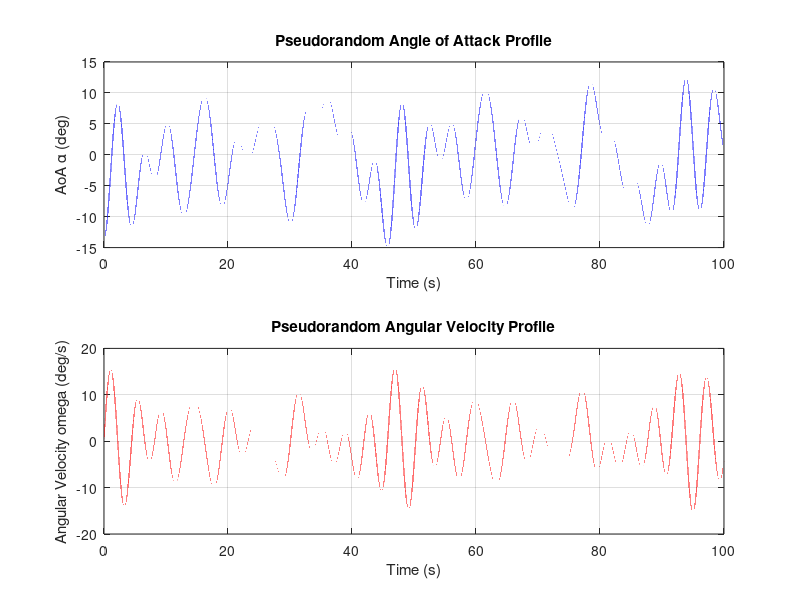

This chart was generated by the following MATLAB code: (Note: this script raises an error after producing the figure.)
clear; clc; close all;

% vars/equations cited from other scripts

sampleRate = 10000; % DAQ sampling rate (RunExperiments.m 3)
GBoxR = 10; % Gearbox ratio (RunExperiments.m 6)
C0002 = 1000; % number of pulses in one turn by motor (RunExperiments.m 7)
dTheta = (2*pi)/(C0002 * GBoxR); % radians/pulse (dSpaceTesting.m 7)

c = 0.2; % Chord length, m (dSpaceTesting.m 9)
U = 0.328; % freestream speed, m/s (FetchData.m 6)
max_vel = 0.5*sampleRate*dTheta; % max motor velocity (dSpaceTesting.m 19)

dt = 1/sampleRate;
T = 100; % runtime (s) (dSpaceTesting.m 16) 
t = 0:dt:T;


% reduced frequency (0.05 quasi-steady -> 0.50 highly unsteady)
k_min = 0.05;
k_max = 0.50;
N = 12;
k_vals = linspace(k_min, k_max, N);
f_vals = (k_vals * U) / (pi * c); % pitching frequency (hz) (dSpaceTesting.m 13)


% random phases
rng("shuffle"); % shuffle changes seed every run
phases = 2 * pi * rand(1, N); % rad
amps = ones(1, N);

% AoA (position) and Omega generation
position = zeros(size(t));
omega = zeros(size(t));

for i = 1:N
    omega_i = 2 * pi * f_vals(i); % angular freq = 2 * pi * pitching freq
    position = position + amps(i) * sin(omega_i * t + phases(i)); % sum sine waves with random phase shifts
    omega = omega + amps(i) * omega_i * cos(omega_i * t + phases(i));
end

A = deg2rad(15); % pitch amplitude (dSpaceTesting.m 10)
scale_factor = A / max(abs(position)); % scale random values to amplitude 15 deg
position = position * scale_factor;
omega = omega * scale_factor;

peak_omega = max(abs(omega));

if (peak_omega > max_vel) 
    error("max velocity exceeded");
else 
    fprintf("all good to go");
end

% plot code
figure('Color', 'k');


subplot(2, 1, 1);
plot(t, rad2deg(position), 'b');
xlabel("Time (s)");
ylabel('AoA \alpha (deg)');
title("Pseudorandom Angle of Attack Profile");
grid on;

subplot(2,1,2);
plot(t, rad2deg(omega), 'r');
xlabel("Time (s)");
ylabel("Angular Velocity \omega (deg/s)");
title("Pseudorandom Angular Velocity Profile");
grid on;


% discretization & call position2pulses
fprintf("\nbegin discretization");
[pulses, y] = position2pulses(position, t, dTheta, sampleRate);
step = pulses(:, 1); % 1 fire, 0 idle
dir = pulses(:, 2);  % 1 positive, 0 negative

t_pulses = (0:length(pulses)-1) * dt;

delta_theta = zeros(size(step));
delta_theta(step == 1 & dir == 1) = dTheta;
delta_theta(step == 1 & dir == 0) = -dTheta;

pos_discrete = position(1) + cumsum(delta_theta);

figure('Color', 'k');
subplot(2, 1, 1);
plot(t, rad2deg(position), 'c');
hold on;
plot(t_pulses, rad2deg(pos_discrete), 'm-');
ylabel("AoA \alpha (deg)");
xlabel("Time (s)");
title("Continuous vs Motor Discretization Approximation")
legend('Continuous', 'Reconstructed Motor Steps');
grid on;

subplot(2, 1, 2);
t_zoom_start = 10;
t_zoom_end = 10.5;
zoom_idx = (t_pulses >= t_zoom_start) & (t_pulses <= t_zoom_end);

plot(t(zoom_idx), rad2deg(position(zoom_idx)), 'c-');
hold on;
stairs(t_pulses(zoom_idx), rad2deg(pos_discrete(zoom_idx)), 'm-');
xlabel("Time (s)");
ylabel("AoA \alpha (deg)");
title("Discretization Zoomed View");
legend("Continuous", "Motor Steps");
grid on;
